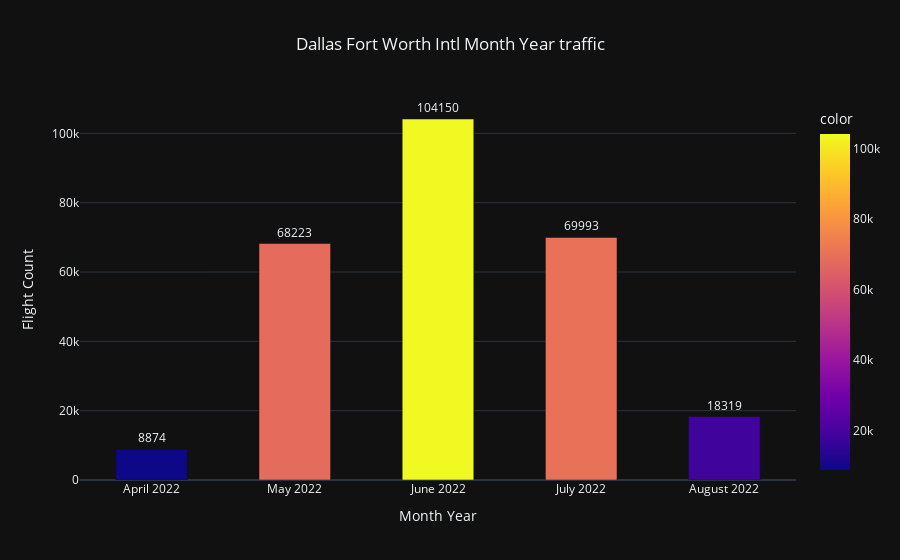
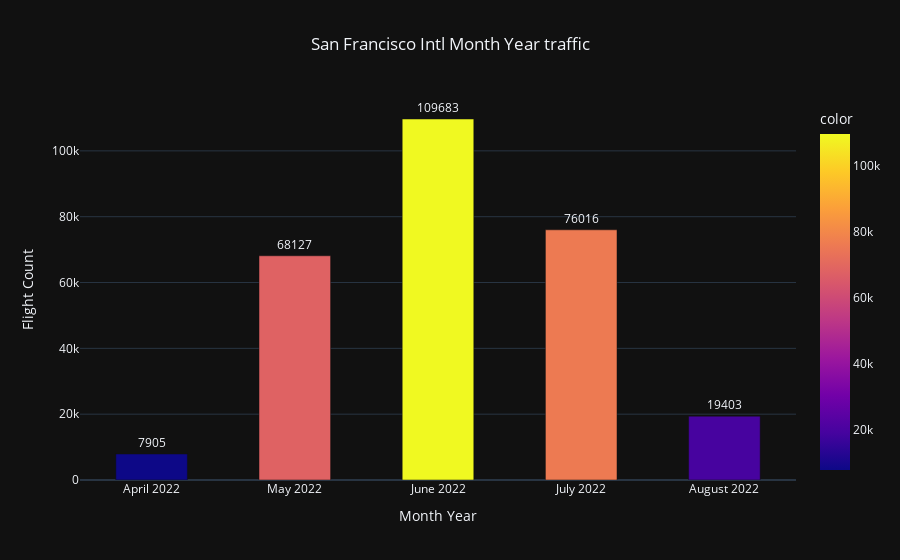
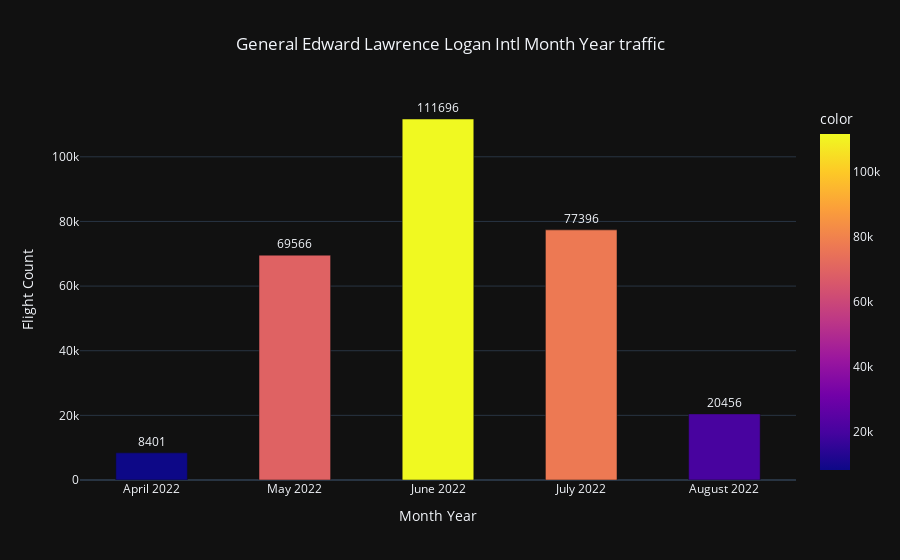
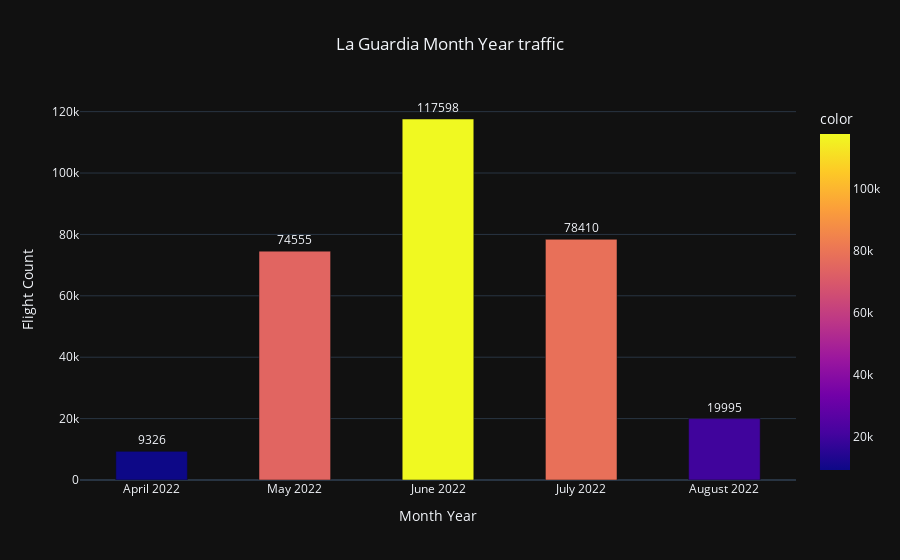

Notebook code for these charts, in order:
### Markdown cell above
##### Q4 - For top 5 busiest airports which was the busiest month??

### Code cell
top_5_busiest_airports=['Dallas Fort Worth Intl', 'San Francisco Intl', 
                        'General Edward Lawrence Logan Intl', 
                        'La Guardia', 'Los Angeles Intl']

start_date = datetime(2022, 4, 17)
end_date = datetime(2022, 8, 23)

month_year_list = []

current_date = start_date
while current_date <= end_date:
    month_year = current_date.strftime("%B %Y")
    month_year_list.append(month_year)
    current_date += timedelta(days=30)

for airport in top_5_busiest_airports:
    airport_month_year_traffic={}
    for month_year in month_year_list:
        count=0
        for row in range(data.shape[0]):
            
            if data['starting_airport_name'][row]==airport or data['destination_airport_name'][row]==airport:
                flight_month_year=datetime.strptime(data['flightDate'][row], '%Y-%m-%d').strftime("%B %Y")
                if flight_month_year==month_year:
                    count+=1
                else: continue
            else: continue
        airport_month_year_traffic[month_year]=count
    print(f"displaying results for {airport}")
    fig = px.bar(x=airport_month_year_traffic.keys(), y=airport_month_year_traffic.values(), color=airport_month_year_traffic.values(),
                text=airport_month_year_traffic.values(), title= f"{airport} Month Year traffic"
                ,template='plotly_dark')

    fig.update_layout(bargap=0.5)
    fig.update_traces(textposition='outside')

    # Center-align the title
    fig.update_layout(title_x=0.5)

    # Add x-axis and y-axis labels
    fig.update_xaxes(title_text= "Month Year")
    fig.update_yaxes(title_text="Flight Count")
    fig.show()

#June 2022 has been busiest for all airports

### Figure 1 — Plotly figure (JSON) as saved in the notebook; plotly's stock layout.template omitted (floating-point values rounded to 4 significant figures)
{"data": [{"alignmentgroup": "True", "hovertemplate": "x=%{x}<br>y=%{y}<br>text=%{text}<br>color=%{marker.color}<extra></extra>", "legendgroup": "", "marker": {"color": [8874, 68223, 104150, 69993, 18319], "coloraxis": "coloraxis", "pattern": {"shape": ""}}, "name": "", "offsetgroup": "", "orientation": "v", "showlegend": false, "text": [8874, 68223, 104150, 69993, 18319], "textposition": "outside", "type": "bar", "x": ["April 2022", "May 2022", "June 2022", "July 2022", "August 2022"], "xaxis": "x", "y": [8874, 68223, 104150, 69993, 18319], "yaxis": "y"}], "layout": {"bargap": 0.5, "barmode": "relative", "coloraxis": {"colorbar": {"title": {"text": "color"}}, "colorscale": [[0, "#0d0887"], [0.1111, "#46039f"], [0.2222, "#7201a8"], [0.3333, "#9c179e"], [0.4444, "#bd3786"], [0.5556, "#d8576b"], [0.6667, "#ed7953"], [0.7778, "#fb9f3a"], [0.8889, "#fdca26"], [1, "#f0f921"]]}, "legend": {"tracegroupgap": 0}, "title": {"text": "Dallas Fort Worth Intl Month Year traffic", "x": 0.5}, "xaxis": {"anchor": "y", "domain": [0, 1], "title": {"text": "Month Year"}}, "yaxis": {"anchor": "x", "domain": [0, 1], "title": {"text": "Flight Count"}}}}

### Figure 2 — Plotly figure (JSON) as saved in the notebook; plotly's stock layout.template omitted (floating-point values rounded to 4 significant figures)
{"data": [{"alignmentgroup": "True", "hovertemplate": "x=%{x}<br>y=%{y}<br>text=%{text}<br>color=%{marker.color}<extra></extra>", "legendgroup": "", "marker": {"color": [7905, 68127, 109683, 76016, 19403], "coloraxis": "coloraxis", "pattern": {"shape": ""}}, "name": "", "offsetgroup": "", "orientation": "v", "showlegend": false, "text": [7905, 68127, 109683, 76016, 19403], "textposition": "outside", "type": "bar", "x": ["April 2022", "May 2022", "June 2022", "July 2022", "August 2022"], "xaxis": "x", "y": [7905, 68127, 109683, 76016, 19403], "yaxis": "y"}], "layout": {"bargap": 0.5, "barmode": "relative", "coloraxis": {"colorbar": {"title": {"text": "color"}}, "colorscale": [[0, "#0d0887"], [0.1111, "#46039f"], [0.2222, "#7201a8"], [0.3333, "#9c179e"], [0.4444, "#bd3786"], [0.5556, "#d8576b"], [0.6667, "#ed7953"], [0.7778, "#fb9f3a"], [0.8889, "#fdca26"], [1, "#f0f921"]]}, "legend": {"tracegroupgap": 0}, "title": {"text": "San Francisco Intl Month Year traffic", "x": 0.5}, "xaxis": {"anchor": "y", "domain": [0, 1], "title": {"text": "Month Year"}}, "yaxis": {"anchor": "x", "domain": [0, 1], "title": {"text": "Flight Count"}}}}

### Figure 3 — Plotly figure (JSON) as saved in the notebook; plotly's stock layout.template omitted (floating-point values rounded to 4 significant figures)
{"data": [{"alignmentgroup": "True", "hovertemplate": "x=%{x}<br>y=%{y}<br>text=%{text}<br>color=%{marker.color}<extra></extra>", "legendgroup": "", "marker": {"color": [8401, 69566, 111696, 77396, 20456], "coloraxis": "coloraxis", "pattern": {"shape": ""}}, "name": "", "offsetgroup": "", "orientation": "v", "showlegend": false, "text": [8401, 69566, 111696, 77396, 20456], "textposition": "outside", "type": "bar", "x": ["April 2022", "May 2022", "June 2022", "July 2022", "August 2022"], "xaxis": "x", "y": [8401, 69566, 111696, 77396, 20456], "yaxis": "y"}], "layout": {"bargap": 0.5, "barmode": "relative", "coloraxis": {"colorbar": {"title": {"text": "color"}}, "colorscale": [[0, "#0d0887"], [0.1111, "#46039f"], [0.2222, "#7201a8"], [0.3333, "#9c179e"], [0.4444, "#bd3786"], [0.5556, "#d8576b"], [0.6667, "#ed7953"], [0.7778, "#fb9f3a"], [0.8889, "#fdca26"], [1, "#f0f921"]]}, "legend": {"tracegroupgap": 0}, "title": {"text": "General Edward Lawrence Logan Intl Month Year traffic", "x": 0.5}, "xaxis": {"anchor": "y", "domain": [0, 1], "title": {"text": "Month Year"}}, "yaxis": {"anchor": "x", "domain": [0, 1], "title": {"text": "Flight Count"}}}}

### Figure 4 — Plotly figure (JSON) as saved in the notebook; plotly's stock layout.template omitted (floating-point values rounded to 4 significant figures)
{"data": [{"alignmentgroup": "True", "hovertemplate": "x=%{x}<br>y=%{y}<br>text=%{text}<br>color=%{marker.color}<extra></extra>", "legendgroup": "", "marker": {"color": [9326, 74555, 117598, 78410, 19995], "coloraxis": "coloraxis", "pattern": {"shape": ""}}, "name": "", "offsetgroup": "", "orientation": "v", "showlegend": false, "text": [9326, 74555, 117598, 78410, 19995], "textposition": "outside", "type": "bar", "x": ["April 2022", "May 2022", "June 2022", "July 2022", "August 2022"], "xaxis": "x", "y": [9326, 74555, 117598, 78410, 19995], "yaxis": "y"}], "layout": {"bargap": 0.5, "barmode": "relative", "coloraxis": {"colorbar": {"title": {"text": "color"}}, "colorscale": [[0, "#0d0887"], [0.1111, "#46039f"], [0.2222, "#7201a8"], [0.3333, "#9c179e"], [0.4444, "#bd3786"], [0.5556, "#d8576b"], [0.6667, "#ed7953"], [0.7778, "#fb9f3a"], [0.8889, "#fdca26"], [1, "#f0f921"]]}, "legend": {"tracegroupgap": 0}, "title": {"text": "La Guardia Month Year traffic", "x": 0.5}, "xaxis": {"anchor": "y", "domain": [0, 1], "title": {"text": "Month Year"}}, "yaxis": {"anchor": "x", "domain": [0, 1], "title": {"text": "Flight Count"}}}}
